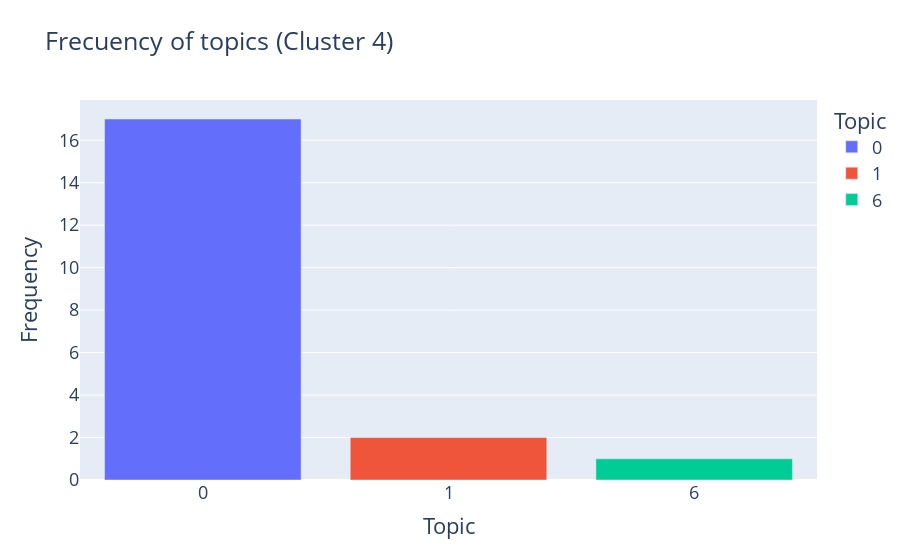

Source (notebook cell):
### Code cell
table_hist_per_topic = pd.DataFrame(df_topic["Topic"].value_counts()).reset_index().rename(columns={"index": "Topic", "Topic": "Frequency"})
table_hist_per_topic["Topic"] = table_hist_per_topic["Topic"].astype(str)
table_hist_per_topic = table_hist_per_topic.sort_values("Topic")

fig = px.bar(table_hist_per_topic, color="Topic", x="Topic", y="Frequency", title=f"Frecuency of topics (Cluster {cluster_id})")
fig.update_layout(
    font=dict(
        size=18
    )
)
fig.show()

### Figure 1 — Plotly figure (JSON) as saved in the notebook; plotly's stock layout.template omitted (floating-point values rounded to 4 significant figures)
{"data": [{"alignmentgroup": "True", "hovertemplate": "Topic=%{x}<br>Frequency=%{y}<extra></extra>", "legendgroup": "0", "marker": {"color": "#636efa", "pattern": {"shape": ""}}, "name": "0", "offsetgroup": "0", "orientation": "v", "showlegend": true, "textposition": "auto", "type": "bar", "x": ["0"], "xaxis": "x", "y": [17], "yaxis": "y"}, {"alignmentgroup": "True", "hovertemplate": "Topic=%{x}<br>Frequency=%{y}<extra></extra>", "legendgroup": "1", "marker": {"color": "#EF553B", "pattern": {"shape": ""}}, "name": "1", "offsetgroup": "1", "orientation": "v", "showlegend": true, "textposition": "auto", "type": "bar", "x": ["1"], "xaxis": "x", "y": [2], "yaxis": "y"}, {"alignmentgroup": "True", "hovertemplate": "Topic=%{x}<br>Frequency=%{y}<extra></extra>", "legendgroup": "6", "marker": {"color": "#00cc96", "pattern": {"shape": ""}}, "name": "6", "offsetgroup": "6", "orientation": "v", "showlegend": true, "textposition": "auto", "type": "bar", "x": ["6"], "xaxis": "x", "y": [1], "yaxis": "y"}], "layout": {"barmode": "relative", "font": {"size": 18}, "legend": {"title": {"text": "Topic"}, "tracegroupgap": 0}, "title": {"text": "Frecuency of topics (Cluster 4)"}, "xaxis": {"anchor": "y", "categoryarray": ["0", "1", "6"], "categoryorder": "array", "domain": [0, 1], "title": {"text": "Topic"}}, "yaxis": {"anchor": "x", "domain": [0, 1], "title": {"text": "Frequency"}}}}
